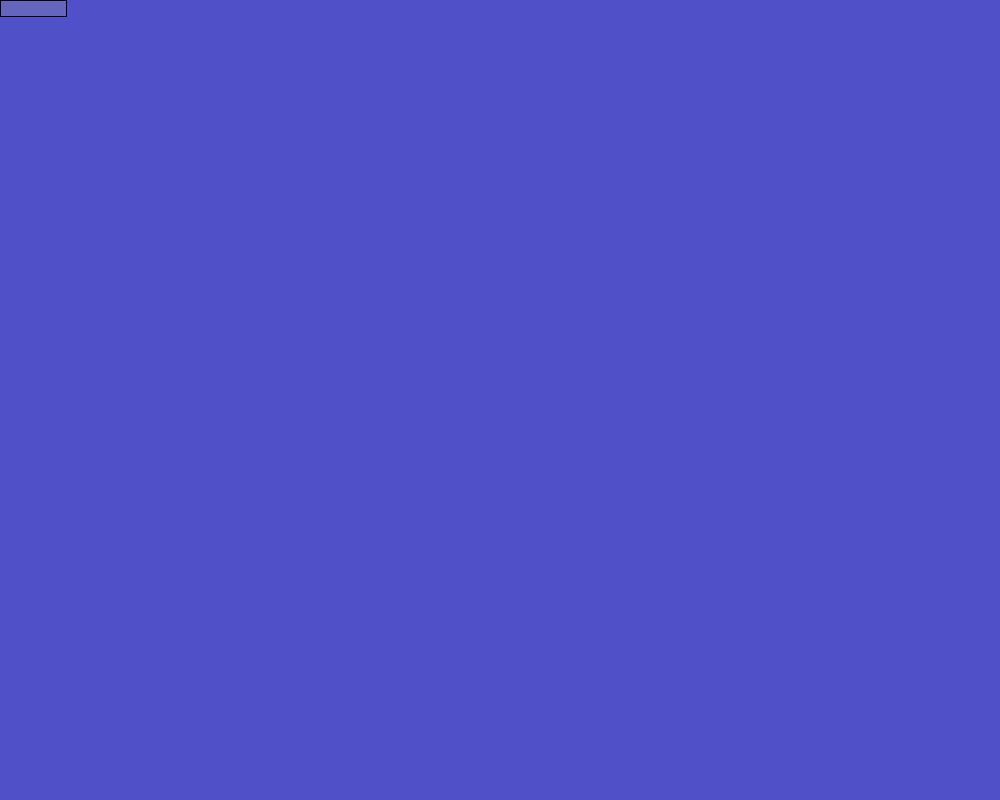
Frame 1 (no input)
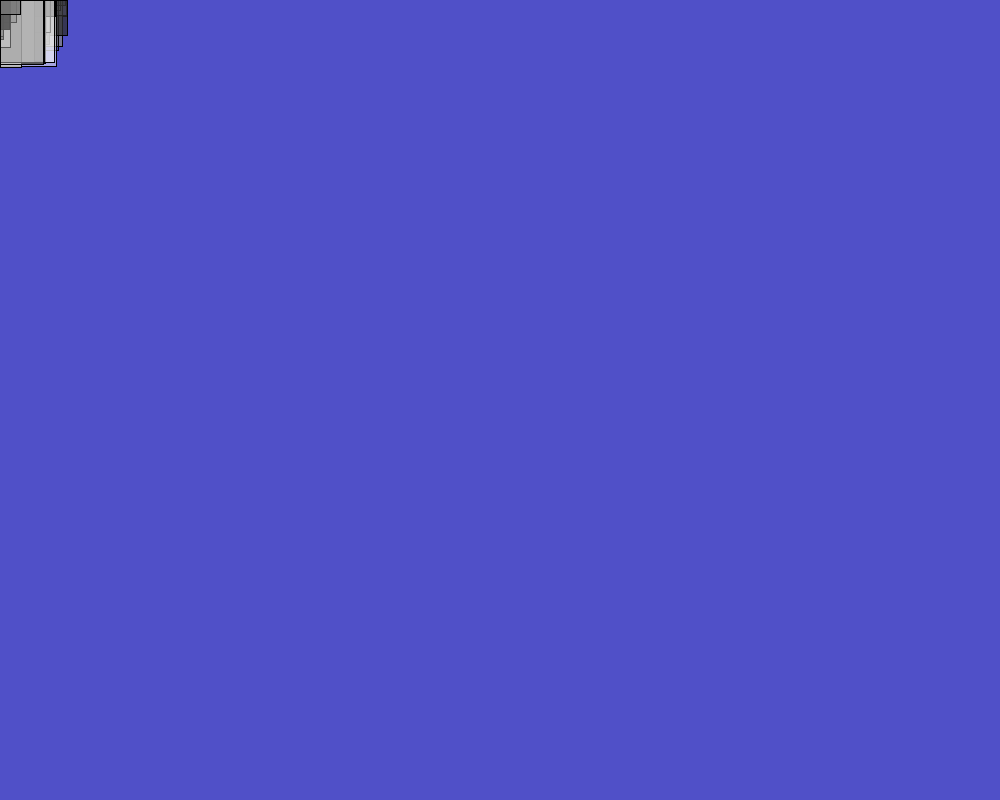
Frame 60 (the mouse pressed at the canvas centre just before this capture)
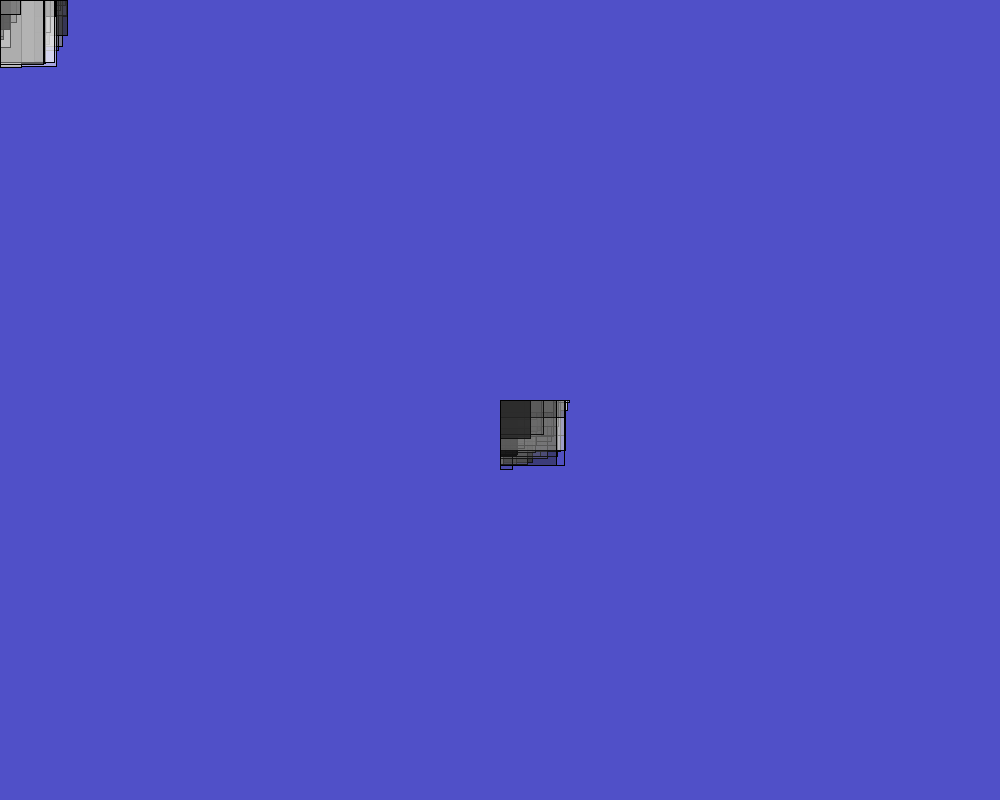
Frame 120 (the mouse held since frame 60 and released just before this capture)

The Processing sketch that drew these frames (run headless with seeded random() and noise(); from frame 60 on, the mouse is pressed at the canvas centre):

// Processing sketch: processing_13931
// ── processing_13931.pde

//Made by Jackson, with source code borrowed from Sandychen, with thanks.

void setup()
{
  size(1000,800);
  smooth();
  background(80, 80, 200, 255);
}
void draw()
{
  fill(random(255), random(255));
  rect(mouseX, mouseY, random(70), random(70));

}
